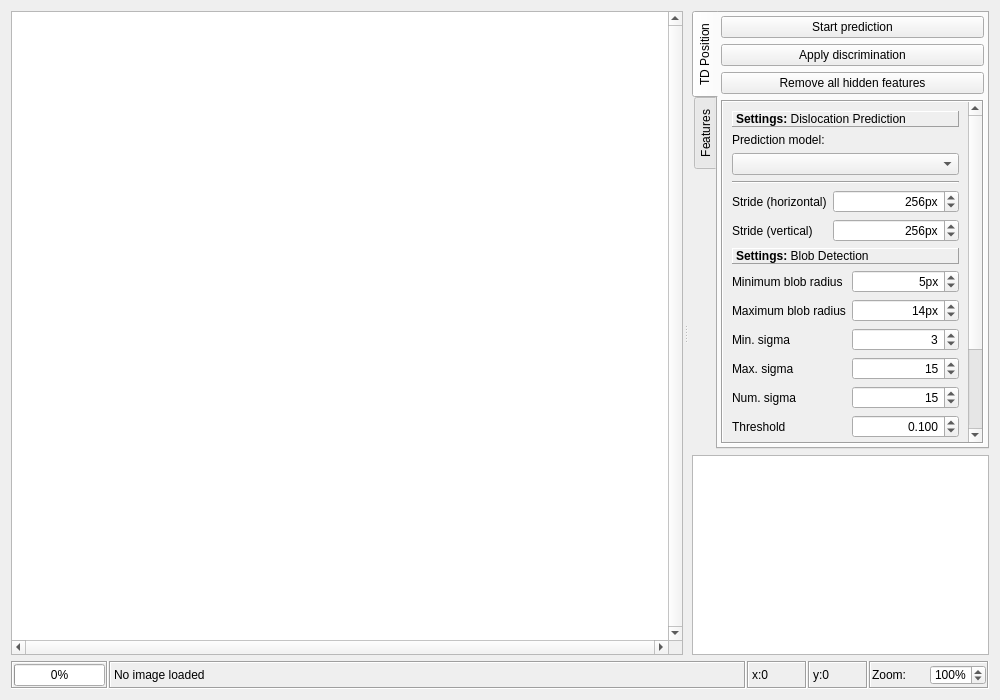
<?xml version="1.0" encoding="UTF-8"?>
<ui version="4.0">
 <class>ImageTabPrototype</class>
 <widget class="QWidget" name="ImageTabPrototype">
  <property name="geometry">
   <rect>
    <x>0</x>
    <y>0</y>
    <width>1000</width>
    <height>700</height>
   </rect>
  </property>
  <property name="sizePolicy">
   <sizepolicy hsizetype="Preferred" vsizetype="Preferred">
    <horstretch>0</horstretch>
    <verstretch>0</verstretch>
   </sizepolicy>
  </property>
  <property name="windowTitle">
   <string>Form</string>
  </property>
  <layout class="QVBoxLayout" name="verticalLayout">
   <item>
    <widget class="QSplitter" name="splitter">
     <property name="sizePolicy">
      <sizepolicy hsizetype="Expanding" vsizetype="Expanding">
       <horstretch>0</horstretch>
       <verstretch>0</verstretch>
      </sizepolicy>
     </property>
     <property name="frameShape">
      <enum>QFrame::NoFrame</enum>
     </property>
     <property name="frameShadow">
      <enum>QFrame::Plain</enum>
     </property>
     <property name="lineWidth">
      <number>1</number>
     </property>
     <property name="midLineWidth">
      <number>3</number>
     </property>
     <property name="orientation">
      <enum>Qt::Horizontal</enum>
     </property>
     <property name="opaqueResize">
      <bool>true</bool>
     </property>
     <property name="handleWidth">
      <number>6</number>
     </property>
     <widget class="WorkImageView" name="imageView">
      <property name="sizePolicy">
       <sizepolicy hsizetype="MinimumExpanding" vsizetype="MinimumExpanding">
        <horstretch>5</horstretch>
        <verstretch>0</verstretch>
       </sizepolicy>
      </property>
      <property name="minimumSize">
       <size>
        <width>400</width>
        <height>400</height>
       </size>
      </property>
      <property name="verticalScrollBarPolicy">
       <enum>Qt::ScrollBarAlwaysOn</enum>
      </property>
      <property name="horizontalScrollBarPolicy">
       <enum>Qt::ScrollBarAlwaysOn</enum>
      </property>
      <property name="sizeAdjustPolicy">
       <enum>QAbstractScrollArea::AdjustIgnored</enum>
      </property>
      <property name="transformationAnchor">
       <enum>QGraphicsView::AnchorViewCenter</enum>
      </property>
      <property name="resizeAnchor">
       <enum>QGraphicsView::AnchorViewCenter</enum>
      </property>
      <property name="viewportUpdateMode">
       <enum>QGraphicsView::SmartViewportUpdate</enum>
      </property>
     </widget>
     <widget class="QWidget" name="sidebar" native="true">
      <property name="sizePolicy">
       <sizepolicy hsizetype="Maximum" vsizetype="Maximum">
        <horstretch>1</horstretch>
        <verstretch>0</verstretch>
       </sizepolicy>
      </property>
      <property name="minimumSize">
       <size>
        <width>300</width>
        <height>0</height>
       </size>
      </property>
      <property name="maximumSize">
       <size>
        <width>300</width>
        <height>16777215</height>
       </size>
      </property>
      <layout class="QVBoxLayout" name="sidebarLayout">
       <property name="leftMargin">
        <number>3</number>
       </property>
       <property name="topMargin">
        <number>0</number>
       </property>
       <property name="rightMargin">
        <number>0</number>
       </property>
       <property name="bottomMargin">
        <number>0</number>
       </property>
       <item>
        <widget class="QTabWidget" name="toolBox">
         <property name="sizePolicy">
          <sizepolicy hsizetype="Preferred" vsizetype="Expanding">
           <horstretch>0</horstretch>
           <verstretch>0</verstretch>
          </sizepolicy>
         </property>
         <property name="tabPosition">
          <enum>QTabWidget::West</enum>
         </property>
         <property name="tabShape">
          <enum>QTabWidget::Rounded</enum>
         </property>
         <property name="currentIndex">
          <number>0</number>
         </property>
         <property name="usesScrollButtons">
          <bool>true</bool>
         </property>
         <property name="tabBarAutoHide">
          <bool>false</bool>
         </property>
         <widget class="QWidget" name="imageTools">
          <property name="sizePolicy">
           <sizepolicy hsizetype="Preferred" vsizetype="Preferred">
            <horstretch>0</horstretch>
            <verstretch>0</verstretch>
           </sizepolicy>
          </property>
          <attribute name="title">
           <string>TD Position</string>
          </attribute>
          <layout class="QVBoxLayout" name="verticalLayout_2">
           <property name="leftMargin">
            <number>3</number>
           </property>
           <property name="topMargin">
            <number>3</number>
           </property>
           <property name="rightMargin">
            <number>3</number>
           </property>
           <property name="bottomMargin">
            <number>3</number>
           </property>
           <item>
            <widget class="QPushButton" name="button_Scan">
             <property name="text">
              <string>Start prediction</string>
             </property>
             <property name="flat">
              <bool>false</bool>
             </property>
            </widget>
           </item>
           <item>
            <widget class="QPushButton" name="button_Discrimination">
             <property name="toolTip">
              <string>Will set all features not matching the discrimination parameters
as hidden in the interface.</string>
             </property>
             <property name="text">
              <string>Apply discrimination</string>
             </property>
            </widget>
           </item>
           <item>
            <widget class="QPushButton" name="button_RemoveHidden">
             <property name="toolTip">
              <string>Will remove all hidden features from the feature list. This is irreversible.</string>
             </property>
             <property name="text">
              <string>Remove all hidden features</string>
             </property>
             <property name="icon">
              <iconset resource="feathericons.qrc">
               <normaloff>:/feathericons/3rdparty/feather/icons/alert-triangle.svg</normaloff>:/feathericons/3rdparty/feather/icons/alert-triangle.svg</iconset>
             </property>
            </widget>
           </item>
           <item>
            <widget class="QScrollArea" name="imageToolsScroll">
             <property name="sizePolicy">
              <sizepolicy hsizetype="Expanding" vsizetype="Expanding">
               <horstretch>0</horstretch>
               <verstretch>0</verstretch>
              </sizepolicy>
             </property>
             <property name="frameShape">
              <enum>QFrame::Box</enum>
             </property>
             <property name="frameShadow">
              <enum>QFrame::Sunken</enum>
             </property>
             <property name="lineWidth">
              <number>1</number>
             </property>
             <property name="midLineWidth">
              <number>0</number>
             </property>
             <property name="horizontalScrollBarPolicy">
              <enum>Qt::ScrollBarAlwaysOff</enum>
             </property>
             <property name="sizeAdjustPolicy">
              <enum>QAbstractScrollArea::AdjustIgnored</enum>
             </property>
             <property name="widgetResizable">
              <bool>true</bool>
             </property>
             <widget class="QWidget" name="imageToolsScrollArea">
              <property name="geometry">
               <rect>
                <x>0</x>
                <y>0</y>
                <width>241</width>
                <height>524</height>
               </rect>
              </property>
              <property name="sizePolicy">
               <sizepolicy hsizetype="Preferred" vsizetype="Maximum">
                <horstretch>0</horstretch>
                <verstretch>0</verstretch>
               </sizepolicy>
              </property>
              <layout class="QVBoxLayout" name="verticalLayout_4">
               <item>
                <widget class="QLabel" name="DislocationPredictionLabel">
                 <property name="sizePolicy">
                  <sizepolicy hsizetype="Expanding" vsizetype="Maximum">
                   <horstretch>0</horstretch>
                   <verstretch>0</verstretch>
                  </sizepolicy>
                 </property>
                 <property name="frameShape">
                  <enum>QFrame::Panel</enum>
                 </property>
                 <property name="frameShadow">
                  <enum>QFrame::Raised</enum>
                 </property>
                 <property name="text">
                  <string>&lt;html&gt;&lt;head/&gt;&lt;body&gt;&lt;p&gt;&lt;span style=&quot; font-weight:600;&quot;&gt;Settings:&lt;/span&gt; Dislocation Prediction&lt;/p&gt;&lt;/body&gt;&lt;/html&gt;</string>
                 </property>
                </widget>
               </item>
               <item>
                <widget class="QLabel" name="MLModelLabel">
                 <property name="text">
                  <string>Prediction model:</string>
                 </property>
                 <property name="buddy">
                  <cstring>value_MLModel</cstring>
                 </property>
                </widget>
               </item>
               <item>
                <widget class="QComboBox" name="value_MLModel">
                 <property name="currentText">
                  <string/>
                 </property>
                </widget>
               </item>
               <item>
                <widget class="Line" name="line_MLModel">
                 <property name="orientation">
                  <enum>Qt::Horizontal</enum>
                 </property>
                </widget>
               </item>
               <item>
                <layout class="QFormLayout" name="step1Layout">
                 <item row="0" column="0">
                  <widget class="QLabel" name="strideHorizontalLabel">
                   <property name="text">
                    <string>Stride (horizontal)</string>
                   </property>
                   <property name="buddy">
                    <cstring>strideHorizontalSpinBox</cstring>
                   </property>
                  </widget>
                 </item>
                 <item row="0" column="1">
                  <widget class="QSpinBox" name="strideHorizontalSpinBox">
                   <property name="alignment">
                    <set>Qt::AlignRight|Qt::AlignTrailing|Qt::AlignVCenter</set>
                   </property>
                   <property name="suffix">
                    <string>px</string>
                   </property>
                   <property name="maximum">
                    <number>2048</number>
                   </property>
                   <property name="value">
                    <number>256</number>
                   </property>
                  </widget>
                 </item>
                 <item row="1" column="0">
                  <widget class="QLabel" name="strideVerticalLabel">
                   <property name="text">
                    <string>Stride (vertical)</string>
                   </property>
                   <property name="buddy">
                    <cstring>strideVerticalSpinBox</cstring>
                   </property>
                  </widget>
                 </item>
                 <item row="1" column="1">
                  <widget class="QSpinBox" name="strideVerticalSpinBox">
                   <property name="alignment">
                    <set>Qt::AlignRight|Qt::AlignTrailing|Qt::AlignVCenter</set>
                   </property>
                   <property name="suffix">
                    <string>px</string>
                   </property>
                   <property name="maximum">
                    <number>2048</number>
                   </property>
                   <property name="value">
                    <number>256</number>
                   </property>
                  </widget>
                 </item>
                </layout>
               </item>
               <item>
                <widget class="QLabel" name="BlobDetectionLabel">
                 <property name="sizePolicy">
                  <sizepolicy hsizetype="Expanding" vsizetype="Maximum">
                   <horstretch>0</horstretch>
                   <verstretch>0</verstretch>
                  </sizepolicy>
                 </property>
                 <property name="frameShape">
                  <enum>QFrame::Panel</enum>
                 </property>
                 <property name="frameShadow">
                  <enum>QFrame::Raised</enum>
                 </property>
                 <property name="text">
                  <string>&lt;html&gt;&lt;head/&gt;&lt;body&gt;&lt;p&gt;&lt;span style=&quot; font-weight:600;&quot;&gt;Settings:&lt;/span&gt; Blob Detection&lt;/p&gt;&lt;/body&gt;&lt;/html&gt;</string>
                 </property>
                </widget>
               </item>
               <item>
                <layout class="QFormLayout" name="step2Layout">
                 <item row="0" column="0">
                  <widget class="QLabel" name="minBlobRadiusLabel">
                   <property name="toolTip">
                    <string>Minimum blob radius in pixels.</string>
                   </property>
                   <property name="text">
                    <string>Minimum blob radius</string>
                   </property>
                   <property name="buddy">
                    <cstring>minBlobRadiusSpinBox</cstring>
                   </property>
                  </widget>
                 </item>
                 <item row="0" column="1">
                  <widget class="QSpinBox" name="minBlobRadiusSpinBox">
                   <property name="alignment">
                    <set>Qt::AlignRight|Qt::AlignTrailing|Qt::AlignVCenter</set>
                   </property>
                   <property name="suffix">
                    <string>px</string>
                   </property>
                   <property name="maximum">
                    <number>1000</number>
                   </property>
                   <property name="value">
                    <number>5</number>
                   </property>
                  </widget>
                 </item>
                 <item row="1" column="0">
                  <widget class="QLabel" name="maxBlobRadiusLabel">
                   <property name="toolTip">
                    <string>Maximum blob radius in pixels.</string>
                   </property>
                   <property name="text">
                    <string>Maximum blob radius</string>
                   </property>
                   <property name="buddy">
                    <cstring>maxBlobRadiusSpinBox</cstring>
                   </property>
                  </widget>
                 </item>
                 <item row="1" column="1">
                  <widget class="QSpinBox" name="maxBlobRadiusSpinBox">
                   <property name="alignment">
                    <set>Qt::AlignRight|Qt::AlignTrailing|Qt::AlignVCenter</set>
                   </property>
                   <property name="suffix">
                    <string>px</string>
                   </property>
                   <property name="maximum">
                    <number>1000</number>
                   </property>
                   <property name="value">
                    <number>14</number>
                   </property>
                  </widget>
                 </item>
                 <item row="2" column="0">
                  <widget class="QLabel" name="minSigmaLabel">
                   <property name="text">
                    <string>Min. sigma</string>
                   </property>
                   <property name="buddy">
                    <cstring>minSigmaSpinBox</cstring>
                   </property>
                  </widget>
                 </item>
                 <item row="2" column="1">
                  <widget class="QSpinBox" name="minSigmaSpinBox">
                   <property name="alignment">
                    <set>Qt::AlignRight|Qt::AlignTrailing|Qt::AlignVCenter</set>
                   </property>
                   <property name="maximum">
                    <number>1000</number>
                   </property>
                   <property name="value">
                    <number>3</number>
                   </property>
                  </widget>
                 </item>
                 <item row="3" column="0">
                  <widget class="QLabel" name="maxSigmaLabel">
                   <property name="text">
                    <string>Max. sigma</string>
                   </property>
                  </widget>
                 </item>
                 <item row="3" column="1">
                  <widget class="QSpinBox" name="maxSigmaSpinBox">
                   <property name="alignment">
                    <set>Qt::AlignRight|Qt::AlignTrailing|Qt::AlignVCenter</set>
                   </property>
                   <property name="maximum">
                    <number>1000</number>
                   </property>
                   <property name="value">
                    <number>15</number>
                   </property>
                  </widget>
                 </item>
                 <item row="4" column="0">
                  <widget class="QLabel" name="numSigmaLabel">
                   <property name="text">
                    <string>Num. sigma</string>
                   </property>
                   <property name="buddy">
                    <cstring>numSigmaSpinBox</cstring>
                   </property>
                  </widget>
                 </item>
                 <item row="4" column="1">
                  <widget class="QSpinBox" name="numSigmaSpinBox">
                   <property name="alignment">
                    <set>Qt::AlignRight|Qt::AlignTrailing|Qt::AlignVCenter</set>
                   </property>
                   <property name="maximum">
                    <number>1000</number>
                   </property>
                   <property name="value">
                    <number>15</number>
                   </property>
                  </widget>
                 </item>
                 <item row="5" column="0">
                  <widget class="QLabel" name="sigmaThresholdLabel">
                   <property name="text">
                    <string>Threshold</string>
                   </property>
                   <property name="buddy">
                    <cstring>sigmaThresholdDoubleSpinBox</cstring>
                   </property>
                  </widget>
                 </item>
                 <item row="5" column="1">
                  <widget class="QDoubleSpinBox" name="sigmaThresholdDoubleSpinBox">
                   <property name="alignment">
                    <set>Qt::AlignRight|Qt::AlignTrailing|Qt::AlignVCenter</set>
                   </property>
                   <property name="decimals">
                    <number>3</number>
                   </property>
                   <property name="maximum">
                    <double>1.000000000000000</double>
                   </property>
                   <property name="singleStep">
                    <double>0.010000000000000</double>
                   </property>
                   <property name="value">
                    <double>0.100000000000000</double>
                   </property>
                  </widget>
                 </item>
                </layout>
               </item>
               <item>
                <widget class="QLabel" name="DiscriminationLabel">
                 <property name="sizePolicy">
                  <sizepolicy hsizetype="Expanding" vsizetype="Maximum">
                   <horstretch>0</horstretch>
                   <verstretch>0</verstretch>
                  </sizepolicy>
                 </property>
                 <property name="frameShape">
                  <enum>QFrame::Panel</enum>
                 </property>
                 <property name="frameShadow">
                  <enum>QFrame::Raised</enum>
                 </property>
                 <property name="text">
                  <string>&lt;html&gt;&lt;head/&gt;&lt;body&gt;&lt;p&gt;&lt;span style=&quot; font-weight:600;&quot;&gt;Settings:&lt;/span&gt; Discrimination&lt;/p&gt;&lt;/body&gt;&lt;/html&gt;</string>
                 </property>
                </widget>
               </item>
               <item>
                <layout class="QFormLayout" name="step3Layout">
                 <item row="0" column="0">
                  <widget class="QLabel" name="marginToleranceLabel">
                   <property name="toolTip">
                    <string>Prune features within this many pixels of the image border.</string>
                   </property>
                   <property name="text">
                    <string>Margin tolerance</string>
                   </property>
                   <property name="buddy">
                    <cstring>marginToleranceSpinBox</cstring>
                   </property>
                  </widget>
                 </item>
                 <item row="0" column="1">
                  <widget class="QSpinBox" name="marginToleranceSpinBox">
                   <property name="alignment">
                    <set>Qt::AlignRight|Qt::AlignTrailing|Qt::AlignVCenter</set>
                   </property>
                   <property name="suffix">
                    <string>px</string>
                   </property>
                   <property name="maximum">
                    <number>1000</number>
                   </property>
                   <property name="value">
                    <number>3</number>
                   </property>
                  </widget>
                 </item>
                 <item row="1" column="0">
                  <widget class="QLabel" name="overlapToleranceLabel">
                   <property name="toolTip">
                    <string>Allow this many pixels of blob overlap.</string>
                   </property>
                   <property name="text">
                    <string>Overlap tolerance</string>
                   </property>
                   <property name="buddy">
                    <cstring>overlapToleranceSpinBox</cstring>
                   </property>
                  </widget>
                 </item>
                 <item row="1" column="1">
                  <widget class="QSpinBox" name="overlapToleranceSpinBox">
                   <property name="alignment">
                    <set>Qt::AlignRight|Qt::AlignTrailing|Qt::AlignVCenter</set>
                   </property>
                   <property name="suffix">
                    <string>px</string>
                   </property>
                   <property name="maximum">
                    <number>1000</number>
                   </property>
                   <property name="value">
                    <number>2</number>
                   </property>
                  </widget>
                 </item>
                 <item row="2" column="0">
                  <widget class="QLabel" name="predictionThresholdLabel">
                   <property name="toolTip">
                    <string>Prune features with prediction confidence under this threshold.</string>
                   </property>
                   <property name="text">
                    <string>Prediction threshold</string>
                   </property>
                   <property name="buddy">
                    <cstring>predictionThresholdDoubleSpinBox</cstring>
                   </property>
                  </widget>
                 </item>
                 <item row="2" column="1">
                  <widget class="QDoubleSpinBox" name="predictionThresholdDoubleSpinBox">
                   <property name="alignment">
                    <set>Qt::AlignRight|Qt::AlignTrailing|Qt::AlignVCenter</set>
                   </property>
                   <property name="decimals">
                    <number>2</number>
                   </property>
                   <property name="maximum">
                    <double>1.000000000000000</double>
                   </property>
                   <property name="singleStep">
                    <double>0.010000000000000</double>
                   </property>
                   <property name="value">
                    <double>0.330000000000000</double>
                   </property>
                  </widget>
                 </item>
                </layout>
               </item>
              </layout>
             </widget>
            </widget>
           </item>
          </layout>
         </widget>
         <widget class="QWidget" name="labelledItems">
          <attribute name="title">
           <string>Features</string>
          </attribute>
          <layout class="QVBoxLayout" name="verticalLayout_3">
           <property name="leftMargin">
            <number>3</number>
           </property>
           <property name="topMargin">
            <number>3</number>
           </property>
           <property name="rightMargin">
            <number>3</number>
           </property>
           <property name="bottomMargin">
            <number>3</number>
           </property>
           <item>
            <widget class="ImageTabTable" name="featureList">
             <property name="frameShape">
              <enum>QFrame::Box</enum>
             </property>
             <property name="horizontalScrollBarPolicy">
              <enum>Qt::ScrollBarAlwaysOff</enum>
             </property>
             <property name="sizeAdjustPolicy">
              <enum>QAbstractScrollArea::AdjustToContents</enum>
             </property>
             <property name="autoScroll">
              <bool>true</bool>
             </property>
             <property name="editTriggers">
              <set>QAbstractItemView::NoEditTriggers</set>
             </property>
             <property name="selectionMode">
              <enum>QAbstractItemView::SingleSelection</enum>
             </property>
             <property name="selectionBehavior">
              <enum>QAbstractItemView::SelectRows</enum>
             </property>
             <attribute name="horizontalHeaderMinimumSectionSize">
              <number>24</number>
             </attribute>
             <attribute name="horizontalHeaderStretchLastSection">
              <bool>true</bool>
             </attribute>
            </widget>
           </item>
           <item>
            <widget class="QWidget" name="dislocationTools" native="true">
             <property name="sizePolicy">
              <sizepolicy hsizetype="Preferred" vsizetype="Preferred">
               <horstretch>0</horstretch>
               <verstretch>0</verstretch>
              </sizepolicy>
             </property>
             <layout class="QHBoxLayout" name="horizontalLayout_2">
              <property name="leftMargin">
               <number>0</number>
              </property>
              <property name="topMargin">
               <number>0</number>
              </property>
              <property name="rightMargin">
               <number>0</number>
              </property>
              <property name="bottomMargin">
               <number>0</number>
              </property>
              <item>
               <widget class="QPushButton" name="button_AutoCenterFrags">
                <property name="toolTip">
                 <string>Toggle this button to control whether the view will
automatically center on fragments selected on the list.</string>
                </property>
                <property name="text">
                 <string/>
                </property>
                <property name="icon">
                 <iconset resource="feathericons.qrc">
                  <normaloff>:/feathericons/3rdparty/feather/icons/map-pin.svg</normaloff>:/feathericons/3rdparty/feather/icons/map-pin.svg</iconset>
                </property>
                <property name="checkable">
                 <bool>true</bool>
                </property>
                <property name="checked">
                 <bool>true</bool>
                </property>
               </widget>
              </item>
              <item>
               <widget class="QPushButton" name="button_SelectAllFrags">
                <property name="toolTip">
                 <string>Toggle selected and unselected features.</string>
                </property>
                <property name="text">
                 <string/>
                </property>
                <property name="icon">
                 <iconset resource="feathericons.qrc">
                  <normaloff>:/feathericons/3rdparty/feather/icons/check-square.svg</normaloff>:/feathericons/3rdparty/feather/icons/check-square.svg</iconset>
                </property>
                <property name="checkable">
                 <bool>false</bool>
                </property>
                <property name="checked">
                 <bool>false</bool>
                </property>
               </widget>
              </item>
              <item>
               <spacer name="horizontalSpacer">
                <property name="orientation">
                 <enum>Qt::Horizontal</enum>
                </property>
                <property name="sizeHint" stdset="0">
                 <size>
                  <width>40</width>
                  <height>20</height>
                 </size>
                </property>
               </spacer>
              </item>
              <item>
               <widget class="QPushButton" name="button_AddFrag">
                <property name="sizePolicy">
                 <sizepolicy hsizetype="Minimum" vsizetype="Fixed">
                  <horstretch>0</horstretch>
                  <verstretch>0</verstretch>
                 </sizepolicy>
                </property>
                <property name="maximumSize">
                 <size>
                  <width>50</width>
                  <height>16777215</height>
                 </size>
                </property>
                <property name="toolTip">
                 <string>Add new fragment to image.</string>
                </property>
                <property name="text">
                 <string/>
                </property>
                <property name="icon">
                 <iconset resource="feathericons.qrc">
                  <normaloff>:/feathericons/3rdparty/feather/icons/plus-square.svg</normaloff>:/feathericons/3rdparty/feather/icons/plus-square.svg</iconset>
                </property>
               </widget>
              </item>
              <item>
               <widget class="QPushButton" name="button_RemFrag">
                <property name="maximumSize">
                 <size>
                  <width>50</width>
                  <height>16777215</height>
                 </size>
                </property>
                <property name="toolTip">
                 <string>Remove selected fragments from image.
Selection is controlled using the checkboxes in the table above.</string>
                </property>
                <property name="text">
                 <string/>
                </property>
                <property name="icon">
                 <iconset resource="feathericons.qrc">
                  <normaloff>:/feathericons/3rdparty/feather/icons/minus-square.svg</normaloff>:/feathericons/3rdparty/feather/icons/minus-square.svg</iconset>
                </property>
               </widget>
              </item>
              <item>
               <widget class="QPushButton" name="button_MovFrag">
                <property name="maximumSize">
                 <size>
                  <width>50</width>
                  <height>16777215</height>
                 </size>
                </property>
                <property name="toolTip">
                 <string>Move selected fragment.
Selection is controlled by highlighting a row in the table above.</string>
                </property>
                <property name="text">
                 <string/>
                </property>
                <property name="icon">
                 <iconset resource="feathericons.qrc">
                  <normaloff>:/feathericons/3rdparty/feather/icons/move.svg</normaloff>:/feathericons/3rdparty/feather/icons/move.svg</iconset>
                </property>
               </widget>
              </item>
             </layout>
            </widget>
           </item>
          </layout>
         </widget>
        </widget>
       </item>
       <item>
        <widget class="MinimapView" name="minimap">
         <property name="sizePolicy">
          <sizepolicy hsizetype="Fixed" vsizetype="Fixed">
           <horstretch>1</horstretch>
           <verstretch>2</verstretch>
          </sizepolicy>
         </property>
         <property name="minimumSize">
          <size>
           <width>297</width>
           <height>200</height>
          </size>
         </property>
         <property name="maximumSize">
          <size>
           <width>297</width>
           <height>200</height>
          </size>
         </property>
         <property name="baseSize">
          <size>
           <width>0</width>
           <height>0</height>
          </size>
         </property>
         <property name="layoutDirection">
          <enum>Qt::LeftToRight</enum>
         </property>
         <property name="verticalScrollBarPolicy">
          <enum>Qt::ScrollBarAlwaysOff</enum>
         </property>
         <property name="horizontalScrollBarPolicy">
          <enum>Qt::ScrollBarAlwaysOff</enum>
         </property>
        </widget>
       </item>
      </layout>
     </widget>
    </widget>
   </item>
   <item>
    <widget class="QWidget" name="imageInfo" native="true">
     <property name="sizePolicy">
      <sizepolicy hsizetype="Preferred" vsizetype="Fixed">
       <horstretch>0</horstretch>
       <verstretch>0</verstretch>
      </sizepolicy>
     </property>
     <layout class="QHBoxLayout" name="horizontalLayout">
      <property name="spacing">
       <number>1</number>
      </property>
      <property name="leftMargin">
       <number>0</number>
      </property>
      <property name="topMargin">
       <number>0</number>
      </property>
      <property name="rightMargin">
       <number>0</number>
      </property>
      <property name="bottomMargin">
       <number>0</number>
      </property>
      <item>
       <widget class="QFrame" name="imageInfoPBarFrame">
        <property name="sizePolicy">
         <sizepolicy hsizetype="Maximum" vsizetype="Preferred">
          <horstretch>0</horstretch>
          <verstretch>0</verstretch>
         </sizepolicy>
        </property>
        <property name="frameShape">
         <enum>QFrame::Box</enum>
        </property>
        <property name="frameShadow">
         <enum>QFrame::Sunken</enum>
        </property>
        <layout class="QHBoxLayout" name="horizontalLayout_4">
         <property name="leftMargin">
          <number>1</number>
         </property>
         <property name="topMargin">
          <number>1</number>
         </property>
         <property name="rightMargin">
          <number>1</number>
         </property>
         <property name="bottomMargin">
          <number>1</number>
         </property>
         <item>
          <widget class="QProgressBar" name="imageInfoPBar">
           <property name="maximumSize">
            <size>
             <width>150</width>
             <height>1000</height>
            </size>
           </property>
           <property name="value">
            <number>0</number>
           </property>
           <property name="textVisible">
            <bool>true</bool>
           </property>
           <property name="invertedAppearance">
            <bool>false</bool>
           </property>
          </widget>
         </item>
        </layout>
       </widget>
      </item>
      <item>
       <widget class="QLabel" name="imageInfoLabel">
        <property name="sizePolicy">
         <sizepolicy hsizetype="Expanding" vsizetype="Expanding">
          <horstretch>0</horstretch>
          <verstretch>0</verstretch>
         </sizepolicy>
        </property>
        <property name="minimumSize">
         <size>
          <width>300</width>
          <height>0</height>
         </size>
        </property>
        <property name="frameShape">
         <enum>QFrame::Box</enum>
        </property>
        <property name="frameShadow">
         <enum>QFrame::Sunken</enum>
        </property>
        <property name="text">
         <string>No image loaded</string>
        </property>
       </widget>
      </item>
      <item>
       <widget class="QLabel" name="imageCurX">
        <property name="sizePolicy">
         <sizepolicy hsizetype="Maximum" vsizetype="Preferred">
          <horstretch>0</horstretch>
          <verstretch>0</verstretch>
         </sizepolicy>
        </property>
        <property name="minimumSize">
         <size>
          <width>60</width>
          <height>0</height>
         </size>
        </property>
        <property name="frameShape">
         <enum>QFrame::Box</enum>
        </property>
        <property name="frameShadow">
         <enum>QFrame::Sunken</enum>
        </property>
        <property name="text">
         <string>x:0</string>
        </property>
        <property name="alignment">
         <set>Qt::AlignLeading|Qt::AlignLeft|Qt::AlignVCenter</set>
        </property>
       </widget>
      </item>
      <item>
       <widget class="QLabel" name="imageCurY">
        <property name="enabled">
         <bool>true</bool>
        </property>
        <property name="sizePolicy">
         <sizepolicy hsizetype="Maximum" vsizetype="Preferred">
          <horstretch>0</horstretch>
          <verstretch>0</verstretch>
         </sizepolicy>
        </property>
        <property name="minimumSize">
         <size>
          <width>60</width>
          <height>0</height>
         </size>
        </property>
        <property name="frameShape">
         <enum>QFrame::Box</enum>
        </property>
        <property name="frameShadow">
         <enum>QFrame::Sunken</enum>
        </property>
        <property name="text">
         <string>y:0</string>
        </property>
       </widget>
      </item>
      <item>
       <widget class="QFrame" name="imageZoom">
        <property name="sizePolicy">
         <sizepolicy hsizetype="Maximum" vsizetype="Preferred">
          <horstretch>0</horstretch>
          <verstretch>0</verstretch>
         </sizepolicy>
        </property>
        <property name="minimumSize">
         <size>
          <width>100</width>
          <height>0</height>
         </size>
        </property>
        <property name="maximumSize">
         <size>
          <width>120</width>
          <height>16777215</height>
         </size>
        </property>
        <property name="frameShape">
         <enum>QFrame::Box</enum>
        </property>
        <property name="frameShadow">
         <enum>QFrame::Sunken</enum>
        </property>
        <layout class="QHBoxLayout" name="horizontalLayout_3">
         <property name="spacing">
          <number>1</number>
         </property>
         <property name="leftMargin">
          <number>1</number>
         </property>
         <property name="topMargin">
          <number>1</number>
         </property>
         <property name="rightMargin">
          <number>1</number>
         </property>
         <property name="bottomMargin">
          <number>1</number>
         </property>
         <item>
          <widget class="QLabel" name="label_zoom">
           <property name="sizePolicy">
            <sizepolicy hsizetype="Maximum" vsizetype="Preferred">
             <horstretch>0</horstretch>
             <verstretch>0</verstretch>
            </sizepolicy>
           </property>
           <property name="minimumSize">
            <size>
             <width>100</width>
             <height>0</height>
            </size>
           </property>
           <property name="text">
            <string>Zoom:</string>
           </property>
           <property name="openExternalLinks">
            <bool>false</bool>
           </property>
          </widget>
         </item>
         <item>
          <widget class="QSpinBox" name="zoomDial">
           <property name="maximumSize">
            <size>
             <width>16777215</width>
             <height>20</height>
            </size>
           </property>
           <property name="font">
            <font>
             <pointsize>9</pointsize>
            </font>
           </property>
           <property name="suffix">
            <string>%</string>
           </property>
           <property name="minimum">
            <number>10</number>
           </property>
           <property name="maximum">
            <number>400</number>
           </property>
           <property name="value">
            <number>100</number>
           </property>
          </widget>
         </item>
        </layout>
       </widget>
      </item>
     </layout>
    </widget>
   </item>
  </layout>
 </widget>
 <customwidgets>
  <customwidget>
   <class>MinimapView</class>
   <extends>QGraphicsView</extends>
   <header>displot/ui/_imageview</header>
  </customwidget>
  <customwidget>
   <class>WorkImageView</class>
   <extends>QGraphicsView</extends>
   <header>displot/ui/_imageview</header>
  </customwidget>
  <customwidget>
   <class>ImageTabTable</class>
   <extends>QTableView</extends>
   <header>displot/ui/_imagetab_table</header>
  </customwidget>
 </customwidgets>
 <resources>
  <include location="feathericons.qrc"/>
 </resources>
 <connections/>
</ui>
